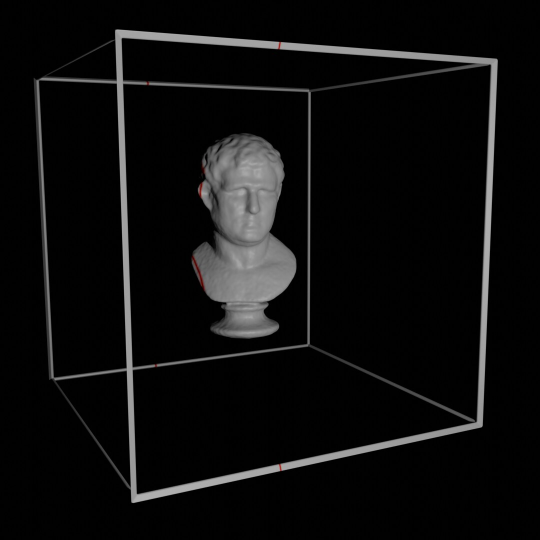
#> input picture MidtermProject/MidtermProject/ShadowStrip/0000.jpg, 1080 x 1080 px, found by its file name (shown at 1/2 size); its folder holds 4 pictures in this run
$ python Project.py
#> lines starting #> are read from the running program, lines starting #| are printed output that depends on the picture; after the words box and inside, x2 and y2 are one past the last pixel; in counts of white or black regions, pixels touching at a corner belong together
import cv2
import numpy as np
import os

# Initialize an empty list to store all XYZ values
all_points_3d = np.zeros((0, 3), dtype=float)

data_dir = 'MidtermProject\\MidtermProject\\ShadowStrip'
cube = 200
for i in range(55):
    # Load the image
    img_path = os.path.join(data_dir, f"{i:04d}.jpg")
    img = cv2.imread(img_path)
#> img is the input picture: shape (1080, 1080, 3); mean B, G, R 13.8, 13.8, 13.9
    # Convert to HSV color space
    hsv = cv2.cvtColor(img, cv2.COLOR_BGR2HSV)
#> hsv: shape (1080, 1080, 3); mean H, S, V 0.4, 0.6, 13.9

    # Define the range for red color
    lower_red = np.array([0, 50, 50])
    upper_red = np.array([50, 255, 255])
    # Create a mask for red color
    mask = cv2.inRange(hsv, lower_red, upper_red)
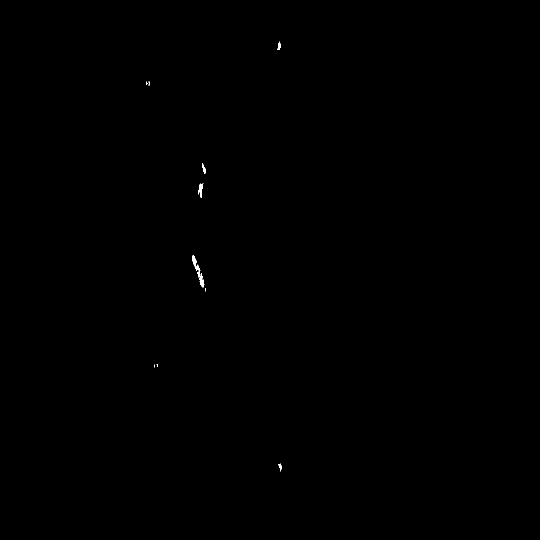
#> mask: shape (1080, 1080) (shown at 1/2 size); 0.06% white; 11 white regions (6 under 20 px), largest, box (x1, y1, x2, y2) and area: (384, 511, 409, 575) 378, (398, 366, 407, 396) 136, (404, 326, 411, 348) 72, (554, 83, 562, 99) 61, (557, 927, 564, 943) 50
    kernel = cv2.getStructuringElement(cv2.MORPH_RECT, (7, 7))
    mask = cv2.dilate(mask, kernel) # Dilate
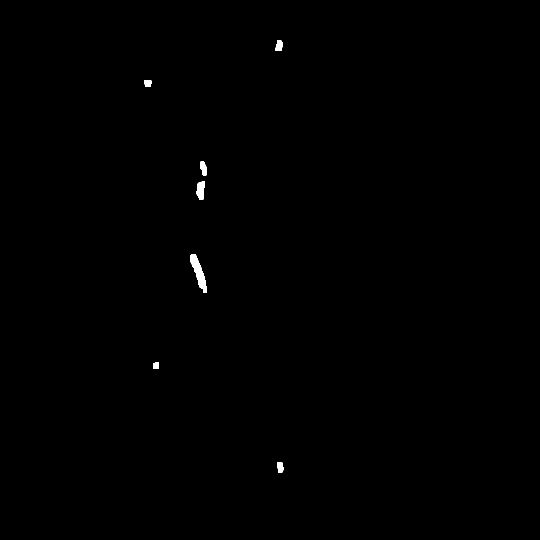
#> mask: shape (1080, 1080) (shown at 1/2 size); 0.23% white; 7 white regions, largest, box (x1, y1, x2, y2) and area: (381, 508, 414, 586) 1098, (393, 363, 410, 399) 461, (401, 323, 414, 351) 282
    mask = cv2.erode(mask, kernel)  # Erode
#> mask: shape (1080, 1080); 0.08% white; 8 white regions (1 under 20 px)
    # Find contours
    contours, _ = cv2.findContours(mask, cv2.RETR_EXTERNAL, cv2.CHAIN_APPROX_SIMPLE)
#> contours = 8 contours, 1 with area under 20; largest, box (x1, y1, x2, y2) and area: (384, 511, 409, 575) 393, (396, 366, 407, 396) 145, (554, 83, 562, 99) 50, (404, 326, 411, 348) 50, (557, 927, 564, 943) 39, (292, 163, 300, 171) 35, (309, 728, 315, 735) 22

    # Initialize coordinates for 4 corners
    left_top = right_top = right_bottom = left_bottom = None

    # Iterate through contours
    for contour in contours:
        # Calculate the centroid of the contour
        M = cv2.moments(contour)
        if M["m00"] != 0:
            cX = int(M["m10"] / M["m00"])
            cY = int(M["m01"] / M["m00"])

            # Update coordinates of the four corners
            if left_top is None or (cX + cY) < (left_top[0] + left_top[1]):
                left_top = (cX, cY)
            if left_bottom is None or (cX - cY) > (left_bottom[0] - left_bottom[1]):
                left_bottom = (cX, cY)
            if right_top is None or (cX - cY) < (right_top[0] - right_top[1]):
                right_top = (cX, cY)
            if right_bottom is None or (cX + cY) > (right_bottom[0] + right_bottom[1]):
                right_bottom = (cX, cY)
#> this loop made 8 passes
#> (cX, cY) on passes 1, 2, 4, 5, 6, 7, 8: (560, 933), (311, 730), (396, 543), (400, 379), (407, 337), (295, 165), (558, 91)
#> contour on pass 3: [[410, 576], [410, 582]]

    # Perspective transformation
    pixel2D = np.float32([left_top, right_top, right_bottom, left_bottom])
#> pixel2D = [[295, 165], [311, 730], [560, 933], [558, 91]]
    real3D = np.float32([[0, 0], [0, cube], [cube, cube], [cube, 0]])
    matrix = cv2.getPerspectiveTransform(pixel2D, real3D)
#> matrix = [[2.54, -0.072, -737.8], [0.206, 0.734, -182], [0.0043, -0.00034, 1]]
    mask = cv2.warpPerspective(mask, matrix, (200, 200))
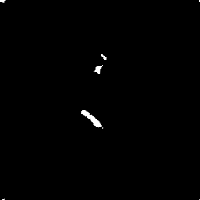
#> mask: shape (200, 200); min 0, max 255, mean 1.3


    # Find all points on the right boundary of the white area
    wp = np.where(mask == 255)
#> wp = 151 positions, rows 0 to 199, columns 0 to 199
    r_boundary = []

    for points in range(len(wp[0])):
        if wp[1][points] == max(wp[1][np.where(wp[0] == wp[0][points])]):
            r_boundary.append((wp[0][points], wp[1][points]))
#> after the loop, r_boundary = 33 pairs, first value 0 to 199, second value 3 to 199

    # Mark the points on the right boundary
    for point in r_boundary:
        x = i - 27.5 #27.5 is the middle of the 55 images
        y = 100 - point[1] #reverse the y-axis
        z = 100 - point[0] #reverse the x-axis
        all_points_3d = np.append(all_points_3d, [[x, y, z]], axis=0)
#> this loop made 33 passes
#> (point, y, z) on passes 4 to 15: ((56, 104), -4, 44), ((57, 105), -5, 43), ((58, 105), -5, 42), ((59, 105), -5, 41), ((66, 101), -1, 34), ((67, 100), 0, 33), ((68, 100), 0, 32), ((69, 99), 1, 31), ((70, 99), 1, 30), ((71, 99), 1, 29), ((72, 99), 1, 28), ((73, 99), 1, 27)
#> (point, y, z, all_points_3d) on passes 1 to 3: ((0, 199), -99, 100, [[-27.5, -99, 100]]), ((1, 199), -99, 99, [[-27.5, -99, 100], [-27.5, -99, 99]]), ((55, 102), -2, 45, [[-27.5, -99, 100], [-27.5, -99, 99], [-27.5, -2, 45]])
#> after the loop, all_points_3d = 33 rows, first 8: [-27.5, -99, 100], [-27.5, -99, 99], [-27.5, -2, 45], [-27.5, -4, 44], [-27.5, -5, 43], [-27.5, -5, 42], [-27.5, -5, 41], [-27.5, -1, 34]
#> pass 2 of the loop `for i in range(55):`:
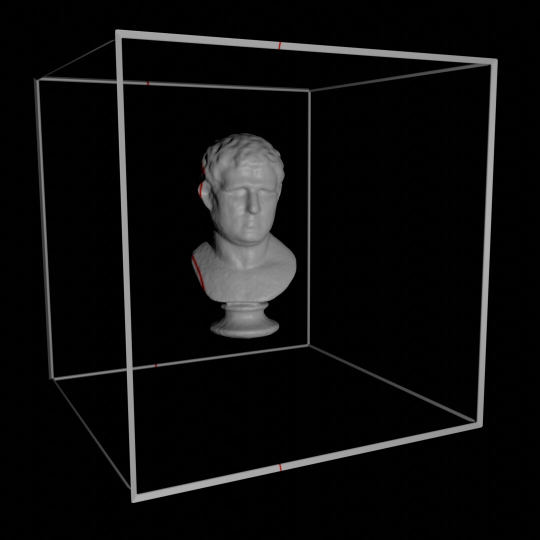
#> input picture MidtermProject/MidtermProject/ShadowStrip/0001.jpg, 1080 x 1080 px, found by its file name (shown at 1/2 size)
#> img is the input picture: shape (1080, 1080, 3); mean B, G, R 13.8, 13.8, 13.9
#> hsv: shape (1080, 1080, 3); mean H, S, V 0.4, 0.6, 13.9
#> `mask = cv2.dilate(mask, kernel)`:
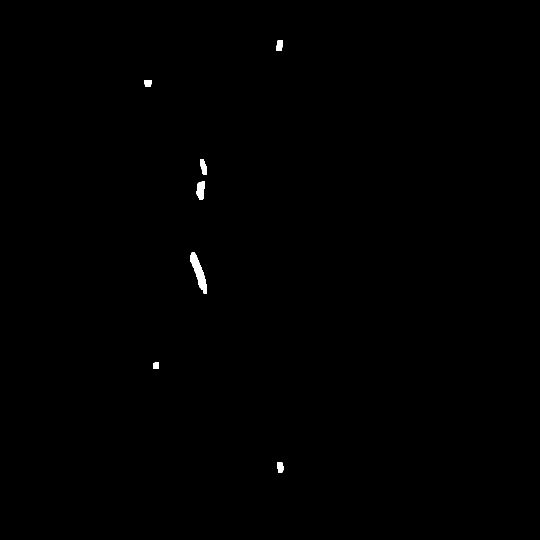
#> mask: shape (1080, 1080) (shown at 1/2 size); 0.23% white; 7 white regions, largest, box (x1, y1, x2, y2) and area: (380, 505, 414, 587) 1154, (393, 363, 410, 400) 465, (401, 318, 414, 350) 304
#> contours = 7 contours; box (x1, y1, x2, y2) and area: (383, 508, 411, 584) 415, (396, 366, 407, 397) 144, (555, 84, 563, 99) 53, (557, 927, 564, 943) 44, (404, 321, 411, 347) 43, (292, 163, 300, 171) 36, (309, 728, 315, 735) 23
#> the loop `for contour in contours:` made 7 passes
#> (cX, cY) on passes 1 to 7: (560, 933), (311, 730), (396, 543), (401, 378), (407, 336), (295, 165), (558, 90)
#> pixel2D = [[295, 165], [311, 730], [560, 933], [558, 90]]
#> matrix = [[2.55, -0.0723, -741.6], [0.21, 0.737, -183.5], [0.00433, -0.000342, 1]]
#> `mask = cv2.warpPerspective(mask, matrix, (200, 200))`:
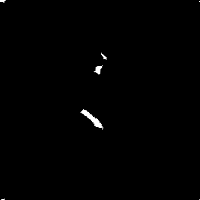
#> mask: shape (200, 200); min 0, max 255, mean 1.3
#> wp = 149 positions, rows 0 to 199, columns 0 to 199
#> the loop `for points in range(len(wp[0])):` made 149 passes
#> the loop `for point in r_boundary:` made 33 passes
#> (point, y, z) on passes 1 to 8: ((0, 4), 96, 100), ((1, 199), -99, 99), ((55, 102), -2, 45), ((56, 104), -4, 44), ((57, 105), -5, 43), ((58, 105), -5, 42), ((66, 101), -1, 34), ((67, 101), -1, 33)
#> after the loop `for point in r_boundary:`: all_points_3d = 66 rows, first 8: [-27.5, -99, 100], [-27.5, -99, 99], [-27.5, -2, 45], [-27.5, -4, 44], [-27.5, -5, 43], [-27.5, -5, 42], [-27.5, -5, 41], [-27.5, -1, 34]
#> pass 3 of the loop `for i in range(55):`:
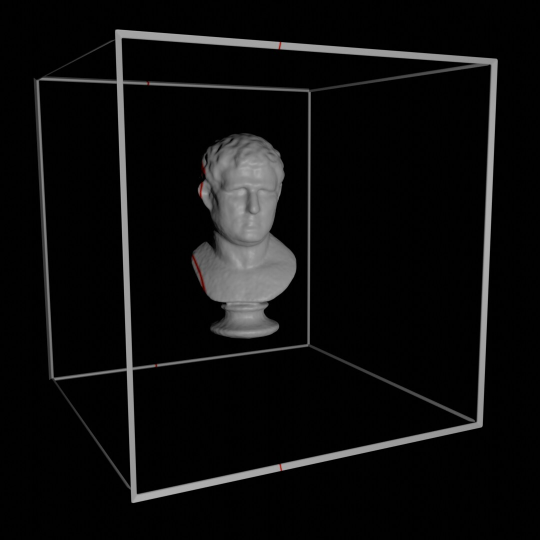
#> input picture MidtermProject/MidtermProject/ShadowStrip/0002.jpg, 1080 x 1080 px, found by its file name (shown at 1/2 size)
#> img is the input picture: shape (1080, 1080, 3); mean B, G, R 13.8, 13.8, 13.9
#> hsv: shape (1080, 1080, 3); mean H, S, V 0.4, 0.6, 13.9
#> `mask = cv2.dilate(mask, kernel)`:
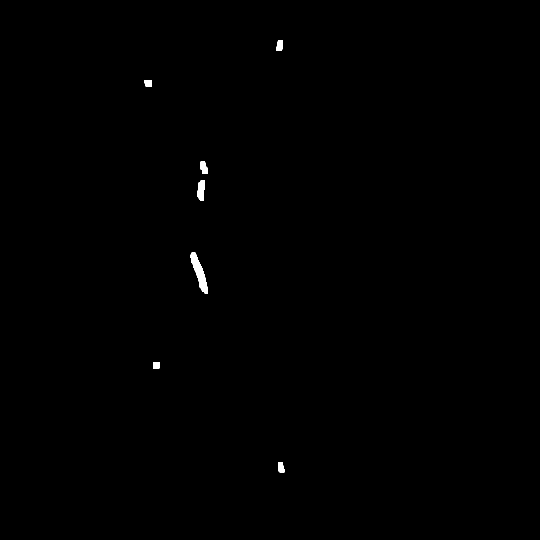
#> mask: shape (1080, 1080) (shown at 1/2 size); 0.24% white; 7 white regions, largest, box (x1, y1, x2, y2) and area: (381, 505, 416, 587) 1174, (394, 360, 410, 402) 517, (401, 322, 415, 348) 289
#> contours = 7 contours; box (x1, y1, x2, y2) and area: (384, 508, 413, 584) 429, (397, 363, 407, 399) 162, (404, 325, 412, 345) 62, (556, 84, 563, 99) 56, (559, 927, 566, 942) 42, (292, 163, 300, 171) 36, (309, 727, 316, 735) 31
#> the loop `for contour in contours:` made 7 passes
#> (cX, cY) on passes 1 to 7: (561, 934), (312, 730), (398, 545), (401, 379), (407, 335), (296, 166), (559, 91)
#> pixel2D = [[296, 166], [312, 730], [561, 934], [559, 91]]
#> matrix = [[2.59, -0.0734, -753.8], [0.213, 0.746, -186.8], [0.0044, -0.000347, 1]]
#> `mask = cv2.warpPerspective(mask, matrix, (200, 200))`:
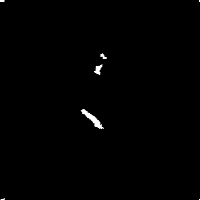
#> mask: shape (200, 200); min 0, max 255, mean 1.4
#> wp = 164 positions, rows 0 to 199, columns 0 to 199
#> after the loop `for points in range(len(wp[0])):`: r_boundary = 37 pairs, first value 0 to 199, second value 83 to 199
#> the loop `for point in r_boundary:` made 37 passes
#> (point, y, z) on passes 1 to 8: ((0, 199), -99, 100), ((1, 199), -99, 99), ((54, 102), -2, 46), ((55, 102), -2, 45), ((56, 103), -3, 44), ((57, 105), -5, 43), ((58, 105), -5, 42), ((65, 101), -1, 35)
#> after the loop `for point in r_boundary:`: all_points_3d = 103 rows, first 8: [-27.5, -99, 100], [-27.5, -99, 99], [-27.5, -2, 45], [-27.5, -4, 44], [-27.5, -5, 43], [-27.5, -5, 42], [-27.5, -5, 41], [-27.5, -1, 34]
#> (the run stopped early here; a loop or call above may not have finished)
